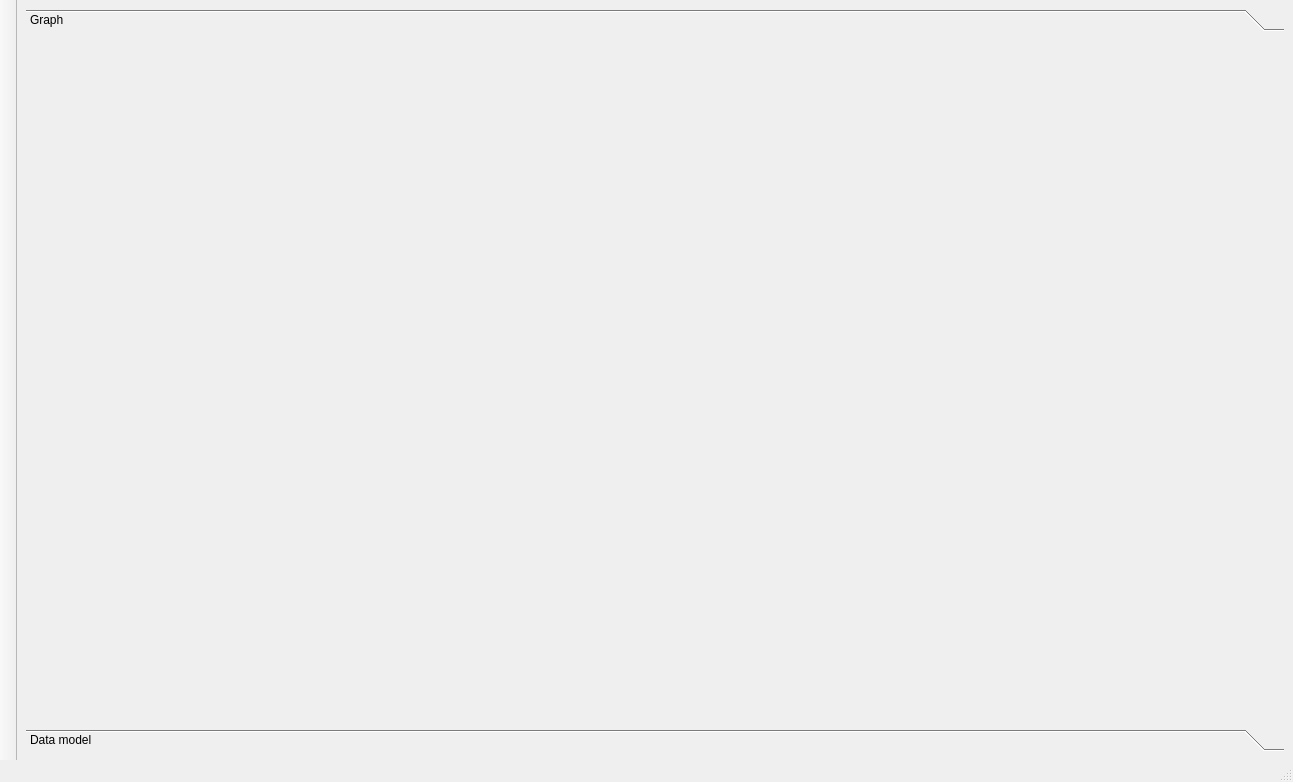
<?xml version="1.0" encoding="UTF-8"?>
<ui version="4.0">
 <class>MainWindow</class>
 <widget class="QMainWindow" name="MainWindow">
  <property name="geometry">
   <rect>
    <x>0</x>
    <y>0</y>
    <width>1293</width>
    <height>782</height>
   </rect>
  </property>
  <property name="windowTitle">
   <string>Electrical Grid Simulation</string>
  </property>
  <widget class="QWidget" name="centralwidget">
   <layout class="QVBoxLayout" name="verticalLayout_3">
    <item>
     <layout class="QVBoxLayout" name="main_layout">
      <item>
       <widget class="QToolBox" name="toolBox">
        <property name="frameShape">
         <enum>QFrame::NoFrame</enum>
        </property>
        <property name="frameShadow">
         <enum>QFrame::Plain</enum>
        </property>
        <property name="lineWidth">
         <number>4</number>
        </property>
        <property name="currentIndex">
         <number>0</number>
        </property>
        <widget class="QWidget" name="page_graph">
         <property name="geometry">
          <rect>
           <x>0</x>
           <y>0</y>
           <width>1265</width>
           <height>655</height>
          </rect>
         </property>
         <attribute name="label">
          <string>Graph</string>
         </attribute>
         <layout class="QHBoxLayout" name="horizontalLayout">
          <item>
           <layout class="QVBoxLayout" name="layout_graph"/>
          </item>
         </layout>
        </widget>
        <widget class="QWidget" name="page_tables">
         <property name="geometry">
          <rect>
           <x>0</x>
           <y>0</y>
           <width>1265</width>
           <height>655</height>
          </rect>
         </property>
         <attribute name="label">
          <string>Data model</string>
         </attribute>
         <layout class="QHBoxLayout" name="horizontalLayout_2">
          <item>
           <layout class="QVBoxLayout" name="layout_data">
            <item>
             <widget class="QTabWidget" name="tab_data">
              <property name="currentIndex">
               <number>0</number>
              </property>
              <widget class="QWidget" name="tab_bus">
               <attribute name="title">
                <string>Buses</string>
               </attribute>
               <layout class="QHBoxLayout" name="horizontalLayout_3">
                <item>
                 <layout class="QVBoxLayout" name="layout_bus"/>
                </item>
               </layout>
              </widget>
              <widget class="QWidget" name="tab_line">
               <attribute name="title">
                <string>Lines</string>
               </attribute>
               <layout class="QVBoxLayout" name="verticalLayout_4">
                <item>
                 <widget class="QGroupBox" name="groupBox_5">
                  <property name="title">
                   <string>AC lines</string>
                  </property>
                  <layout class="QHBoxLayout" name="horizontalLayout_4">
                   <item>
                    <layout class="QVBoxLayout" name="layout_line"/>
                   </item>
                  </layout>
                 </widget>
                </item>
                <item>
                 <widget class="QGroupBox" name="groupBox_6">
                  <property name="title">
                   <string>DC lines</string>
                  </property>
                  <layout class="QHBoxLayout" name="horizontalLayout_7">
                   <item>
                    <layout class="QVBoxLayout" name="layout_dcline"/>
                   </item>
                  </layout>
                 </widget>
                </item>
               </layout>
              </widget>
              <widget class="QWidget" name="tab_impedance">
               <attribute name="title">
                <string>Impedances</string>
               </attribute>
               <layout class="QHBoxLayout" name="horizontalLayout_5">
                <item>
                 <layout class="QVBoxLayout" name="layout_impedance"/>
                </item>
               </layout>
              </widget>
              <widget class="QWidget" name="tab">
               <attribute name="title">
                <string>Transformers</string>
               </attribute>
               <layout class="QVBoxLayout" name="verticalLayout_2">
                <item>
                 <widget class="QGroupBox" name="groupBox_3">
                  <property name="title">
                   <string>Two winding transformers</string>
                  </property>
                  <layout class="QHBoxLayout" name="horizontalLayout_6">
                   <item>
                    <layout class="QVBoxLayout" name="layout_trafo"/>
                   </item>
                  </layout>
                 </widget>
                </item>
                <item>
                 <widget class="QGroupBox" name="groupBox_4">
                  <property name="title">
                   <string>Three winding transformers</string>
                  </property>
                  <layout class="QHBoxLayout" name="horizontalLayout_11">
                   <item>
                    <layout class="QVBoxLayout" name="layout_trafo3w"/>
                   </item>
                  </layout>
                 </widget>
                </item>
               </layout>
              </widget>
              <widget class="QWidget" name="tab_4">
               <attribute name="title">
                <string>Generators</string>
               </attribute>
               <layout class="QHBoxLayout" name="horizontalLayout_9">
                <item>
                 <layout class="QVBoxLayout" name="layout_gen"/>
                </item>
               </layout>
              </widget>
              <widget class="QWidget" name="tab_5">
               <attribute name="title">
                <string>Static Generators</string>
               </attribute>
               <layout class="QVBoxLayout" name="verticalLayout">
                <item>
                 <widget class="QGroupBox" name="groupBox">
                  <property name="title">
                   <string>Symmetric static generators</string>
                  </property>
                  <layout class="QHBoxLayout" name="horizontalLayout_10">
                   <item>
                    <layout class="QVBoxLayout" name="layout_sgen"/>
                   </item>
                  </layout>
                 </widget>
                </item>
                <item>
                 <widget class="QGroupBox" name="groupBox_2">
                  <property name="title">
                   <string>Asymmetric static generators</string>
                  </property>
                  <layout class="QHBoxLayout" name="horizontalLayout_13">
                   <item>
                    <layout class="QVBoxLayout" name="layout_asgen"/>
                   </item>
                  </layout>
                 </widget>
                </item>
               </layout>
              </widget>
              <widget class="QWidget" name="tab_7">
               <attribute name="title">
                <string>External Grids</string>
               </attribute>
               <layout class="QHBoxLayout" name="horizontalLayout_12">
                <item>
                 <layout class="QVBoxLayout" name="layout_ext_grid"/>
                </item>
               </layout>
              </widget>
              <widget class="QWidget" name="tab_2">
               <attribute name="title">
                <string>Symmetric Loads</string>
               </attribute>
               <layout class="QHBoxLayout" name="horizontalLayout_8">
                <item>
                 <layout class="QVBoxLayout" name="layout_load"/>
                </item>
               </layout>
              </widget>
              <widget class="QWidget" name="tab_3">
               <attribute name="title">
                <string>Other Loads</string>
               </attribute>
               <layout class="QVBoxLayout" name="verticalLayout_5">
                <item>
                 <widget class="QGroupBox" name="groupBox_7">
                  <property name="title">
                   <string>Asymmetric Loads</string>
                  </property>
                  <layout class="QHBoxLayout" name="horizontalLayout_14">
                   <item>
                    <layout class="QVBoxLayout" name="layout_aload"/>
                   </item>
                  </layout>
                 </widget>
                </item>
                <item>
                 <widget class="QGroupBox" name="groupBox_8">
                  <property name="title">
                   <string>Motors</string>
                  </property>
                  <layout class="QHBoxLayout" name="horizontalLayout_15">
                   <item>
                    <layout class="QVBoxLayout" name="layout_motor"/>
                   </item>
                  </layout>
                 </widget>
                </item>
               </layout>
              </widget>
              <widget class="QWidget" name="tab_6">
               <attribute name="title">
                <string>Shunts</string>
               </attribute>
               <layout class="QHBoxLayout" name="horizontalLayout_16">
                <item>
                 <layout class="QVBoxLayout" name="layout_shunt"/>
                </item>
               </layout>
              </widget>
              <widget class="QWidget" name="tab_8">
               <attribute name="title">
                <string>Wards</string>
               </attribute>
               <layout class="QVBoxLayout" name="verticalLayout_6">
                <item>
                 <widget class="QGroupBox" name="groupBox_9">
                  <property name="title">
                   <string>Wards</string>
                  </property>
                  <layout class="QHBoxLayout" name="horizontalLayout_17">
                   <item>
                    <layout class="QVBoxLayout" name="layout_ward"/>
                   </item>
                  </layout>
                 </widget>
                </item>
                <item>
                 <widget class="QGroupBox" name="groupBox_10">
                  <property name="title">
                   <string>Extended wards</string>
                  </property>
                  <layout class="QHBoxLayout" name="horizontalLayout_18">
                   <item>
                    <layout class="QVBoxLayout" name="layout_extended_ward"/>
                   </item>
                  </layout>
                 </widget>
                </item>
               </layout>
              </widget>
              <widget class="QWidget" name="tab_9">
               <attribute name="title">
                <string>Storages</string>
               </attribute>
               <layout class="QHBoxLayout" name="horizontalLayout_19">
                <item>
                 <layout class="QVBoxLayout" name="layout_storage"/>
                </item>
               </layout>
              </widget>
              <widget class="QWidget" name="tab_10">
               <attribute name="title">
                <string>Switches</string>
               </attribute>
               <layout class="QHBoxLayout" name="horizontalLayout_20">
                <item>
                 <layout class="QVBoxLayout" name="layout_switch"/>
                </item>
               </layout>
              </widget>
             </widget>
            </item>
           </layout>
          </item>
         </layout>
        </widget>
       </widget>
      </item>
     </layout>
    </item>
   </layout>
  </widget>
  <widget class="QMenuBar" name="menubar">
   <property name="geometry">
    <rect>
     <x>0</x>
     <y>0</y>
     <width>1293</width>
     <height>29</height>
    </rect>
   </property>
  </widget>
  <widget class="QStatusBar" name="statusbar"/>
  <widget class="QToolBar" name="toolBar">
   <property name="contextMenuPolicy">
    <enum>Qt::PreventContextMenu</enum>
   </property>
   <property name="windowTitle">
    <string>toolBar</string>
   </property>
   <property name="movable">
    <bool>false</bool>
   </property>
   <property name="iconSize">
    <size>
     <width>48</width>
     <height>48</height>
    </size>
   </property>
   <property name="floatable">
    <bool>false</bool>
   </property>
   <attribute name="toolBarArea">
    <enum>LeftToolBarArea</enum>
   </attribute>
   <attribute name="toolBarBreak">
    <bool>false</bool>
   </attribute>
  </widget>
 </widget>
 <resources/>
 <connections/>
</ui>
